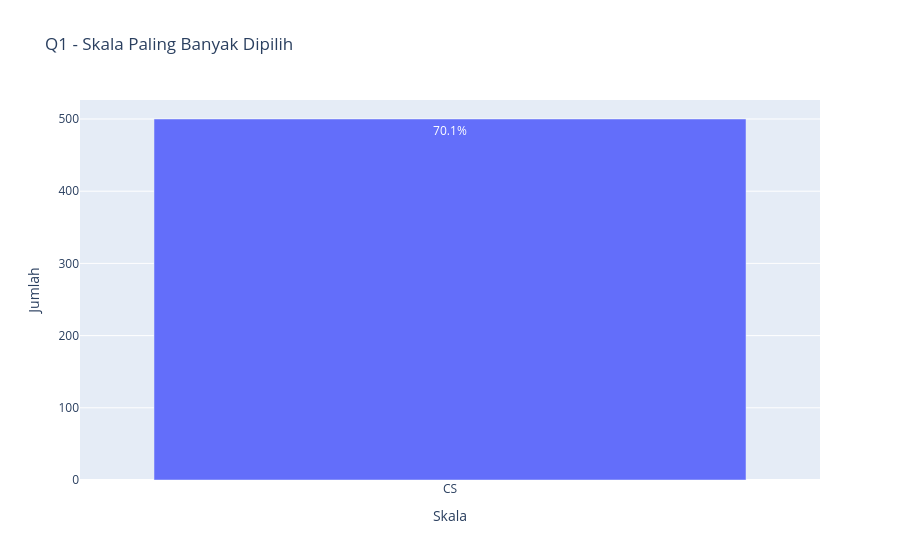

The notebook cell saved with this chart:
### Markdown cell above
## Q1.Pada kusioner dari keseluruhan data, skala mana yang paling banyak dipilih oleh partisipan? sertakan jumlah dan persen

### Code cell
import pandas as pd
import plotly.express as px

def plot_from_print(judul, hasil_print, label_x):
    skala, jumlah, persen = hasil_print.split("|")

    df_plot = pd.DataFrame({
        label_x: [skala],
        "Jumlah": [int(jumlah)],
        "Persen": [float(persen)]
    })

    fig = px.bar(
        df_plot,
        x=label_x,
        y="Jumlah",
        text="Persen",
        title=judul
    )

    fig.update_traces(texttemplate='%{text}%')
    fig.show()

plot_from_print(
    "Q1 - Skala Paling Banyak Dipilih",
    "CS|500|70.1",
    "Skala"
)

### Figure 1 — Plotly figure (JSON) as saved in the notebook; plotly's stock layout.template omitted (floating-point values rounded to 4 significant figures)
{"data": [{"hovertemplate": "Skala=%{x}<br>Jumlah=%{y}<br>Persen=%{text}<extra></extra>", "legendgroup": "", "marker": {"color": "#636efa", "pattern": {"shape": ""}}, "name": "", "orientation": "v", "showlegend": false, "text": [70.1], "textposition": "auto", "texttemplate": "%{text}%", "type": "bar", "x": ["CS"], "xaxis": "x", "y": [500], "yaxis": "y"}], "layout": {"barmode": "relative", "legend": {"tracegroupgap": 0}, "title": {"text": "Q1 - Skala Paling Banyak Dipilih"}, "xaxis": {"anchor": "y", "domain": [0, 1], "title": {"text": "Skala"}}, "yaxis": {"anchor": "x", "domain": [0, 1], "title": {"text": "Jumlah"}}}}
